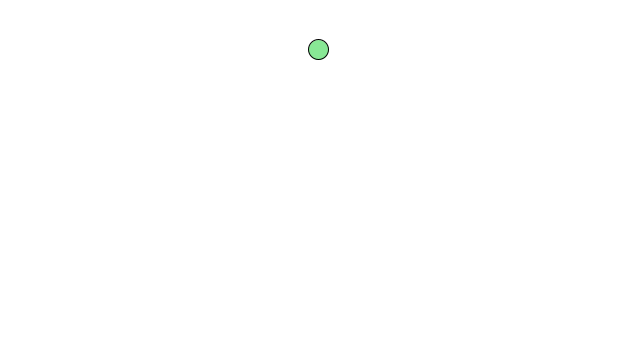
Frame 1 (no input)
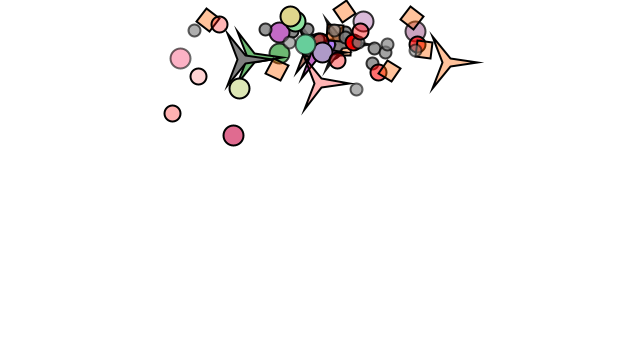
Frame 60 (the mouse pressed at the canvas centre just before this capture)
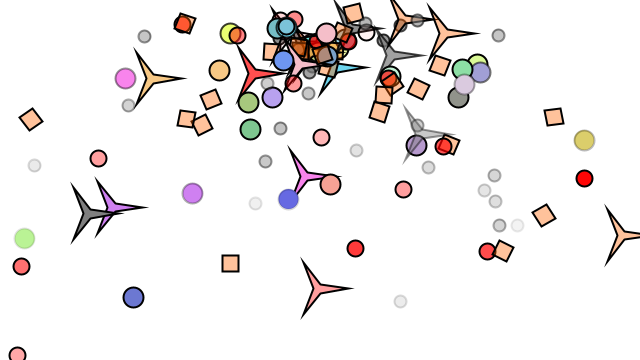
Frame 120 (the mouse held since frame 60 and released just before this capture)

The Processing sketch that drew these frames (run headless with seeded random() and noise(); from frame 60 on, the mouse is pressed at the canvas centre):

// Processing sketch: sketch_4_7_polymorphism
// ── sketch_4_7_polymorphism.pde
ParticleSystem ps;

void setup() {
  size(640,360);
  ps = new ParticleSystem(new PVector(width/2,50));
}

void draw() {
  background(255);
  ps.addParticle();
  ps.run();
}

// ── BleepParticle.pde
class BleepParticle extends Particle {
   BleepParticle (PVector l) {
     super(l); 
  }


  void display(){
    fill(255,0,0,random(255));
    stroke(0);
    ellipse(position.x,position.y,16,16);
  } 
}

// ── ColorParticle.pde
class ColorParticle extends Particle {
    ColorParticle (PVector l) {
     super(l); 
  }
  
  void display() {
   fill(random(100,255),random(100,255),random(100,255));
   ellipse(position.x,position.y,20,20);
   stroke(0);
  }
  
}

// ── Particle.pde
class Particle {
  PVector position;
  PVector velocity;
  PVector acceleration;
  float lifespan;

  Particle(PVector l) {
    acceleration = new PVector(0,0.05);
    velocity = new PVector(random(-3,3),random(-2,0));
    position = l.get();
    lifespan = 255.0;
  }

  void run() {
    update();
    display();
  }

  // Method to update position
  void update() {
    velocity.add(acceleration);
    position.add(velocity);
    lifespan -= 2.0;
  }

  // Method to display
  void display() {
    stroke(0,lifespan);
    strokeWeight(2);
    fill(127,lifespan);
    ellipse(position.x,position.y,12,12);
  }
  
  // Is the particle still useful?
  boolean isDead() {
    if (lifespan < 0.0) {
      return true;
    } else {
      return false;
    }
  }
}

// ── ParticleSystem.pde
class ParticleSystem {
  ArrayList<Particle> particles;
  PVector origin;

  ParticleSystem(PVector position) {
    origin = position.get();
    particles = new ArrayList<Particle>();
  }

  void addParticle() {
    float r = random(1);
    if (r < 0.20) {
      particles.add(new ReqSquareParticle(origin));
    } else if ( r < 0.40) {
      particles.add(new Particle(origin));  
    } else if (r < 0.60) {
      particles.add(new BleepParticle(origin));
    } else if (r < 0.80) {
      particles.add(new ColorParticle(origin));
    } else {
      particles.add(new StarParticle(origin));
    }
  }

  void run() {
    for (int i = particles.size()-1; i >= 0; i--) {
      Particle p = particles.get(i);
      p.run();
      if (p.isDead()) {
        particles.remove(i);
      }
    }
  }
}

// ── RedSquareParticle.pde
class ReqSquareParticle extends Particle {
  
  float a = 0.0;
  float aVel = 0.0;
  float aAcc = 0.0;
 
  ReqSquareParticle (PVector l) {
   super(l); 
  }
  
  void update() {
    velocity.add(acceleration);
    position.add(velocity);
    lifespan -= 2.0;
    
    a += aVel;
    aVel += aAcc;
    aAcc += lifespan/(lifespan*lifespan);
  }
  
  void display(){
    fill(255,100,0,100);
    stroke(0);
    pushMatrix();
    translate(position.x,position.y);
    rotate(radians(a));
    rectMode(CENTER);
    rect(0,0,16,16);
    popMatrix();
  } 
}

// ── StarParticle.pde
class StarParticle extends Particle {
   StarParticle (PVector l) {
      super(l); 
   }
   
   void display () {
    star(position.x, position.y, 5, 30, 3);
    fill(127);
   }
   
  // https://processing.org/examples/star.html
  void star(float x, float y, float radius1, float radius2, int npoints) {
    float angle = TWO_PI / npoints;
    float halfAngle = angle/2.0;
    beginShape();
    for (float a = 0; a < TWO_PI; a += angle) {
      float sx = x + cos(a) * radius2;
      float sy = y + sin(a) * radius2;
      vertex(sx, sy);
      sx = x + cos(a+halfAngle) * radius1;
      sy = y + sin(a+halfAngle) * radius1;
      vertex(sx, sy);
    }
    endShape(CLOSE);
  }
  
  
}
